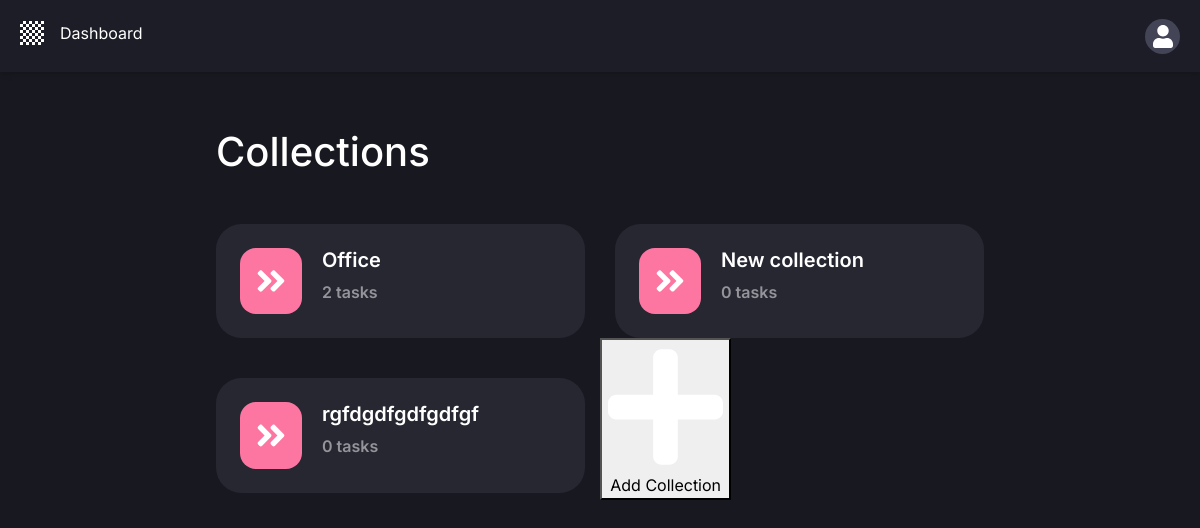
The app's page /dashboard/ (signed in), older data.
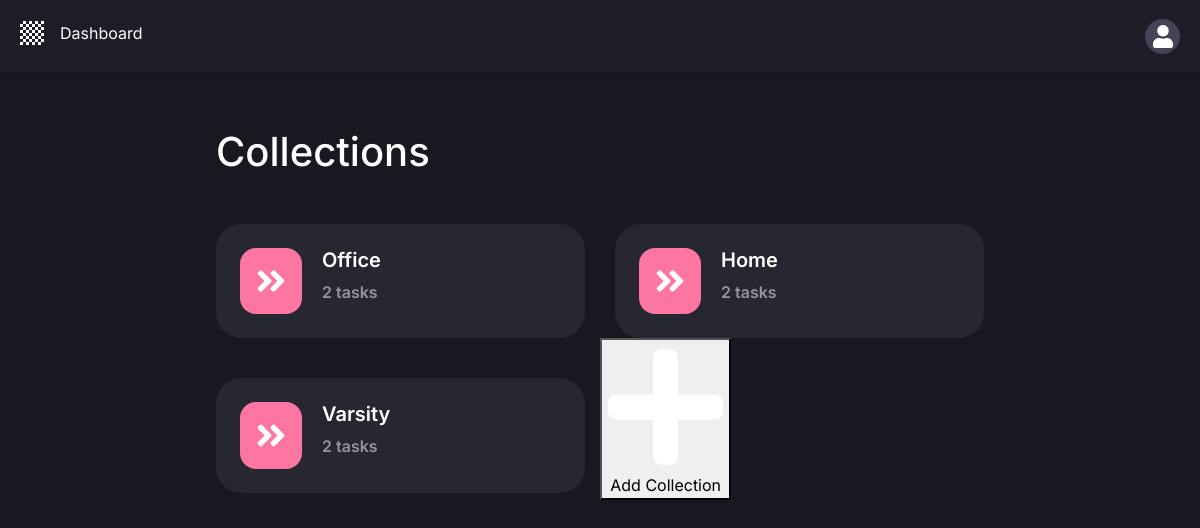
The same page, newer data.
### todolist/models.py (models this page shows, shortened)
class Collection(models.Model):
    user = models.ForeignKey(User, on_delete=models.CASCADE, null=True)
    collection_name = models.TextField(null=True)

### todolist/views.py (the view)
# urls.py: path('dashboard/', views.dashboard, name='dashboard'),
def dashboard(request, *args, **kwargs):
    newcollection = CollectionCreationForm()
    if request.method == 'POST':
        newcollection = CollectionCreationForm(request.POST)
        if newcollection.is_valid():
            newcollection.save()
    collections = Collection.objects.filter(user=request.user).all()  # show data only login users
    context = {'collections': collections, 'newcollection': newcollection}
    return render(request, 'dashboard.html', context)

### Templates/dashboard.html (shortened to what this page needs)
{% extends 'dashboard_base.html' %}
{% load static %}
{% block content %}
    <section class="collection">
        <h1>Collections</h1>
        <div class="row">
            {% for collection in collections %}
                <div class="col-6">
                    <div class="collection-item-wrapper">
                        <a href="{% url 'single_collection' collection.id %}" class="collection-item">
                            <div class="collection-item-icon">
                                <img src="{% static 'images/right-arrow.svg' %}"
                                     class="d-inline-block align-top" alt="">
                            </div>
                            <div class="collection-item-content">
                                <h2>{{ collection.collection_name }}</h2>
                                <p>{{ collection.task_set.all.count }} tasks</p>
                            </div>
                        </a>
                    </div>
                </div>
            {% endfor %}
            <button class="add-collection" data-toggle="modal" data-target="#collectionCreateModal">
                <img src="{% static 'images/plus.svg' %}"
                     class="d-inline-block align-top" alt="">
                <span>Add Collection</span>
            </button>
        </div>
    </section>
{% endblock %}

### Templates/dashboard_base.html (shortened to what this page needs)
<!doctype html>
<html lang="en">
{% load static %}
<head>
    <link rel="stylesheet" href="https://maxcdn.bootstrapcdn.com/bootstrap/4.0.0/css/bootstrap.min.css"
>
    <link rel="stylesheet" href="{% static '/css/main.css' %}">
</head>
<body>
<header>
    <nav class="navbar dsshboard_nav">
        <div class="nav-left-menu">
            <a class="navbar-brand" href="{% url 'home' %}">
                <img src="{% static 'images/dashboard_logo.svg' %}"
                     class="d-inline-block align-top" alt="">
            </a>
            <a href="#" class="features">Dashboard</a>
        </div>
        <div class="nav-right-menu" onclick="infoFunction()">
            <a href="#" class="nav-right-icon-wrapper">
                <img src="{% static 'images/user.svg' %}"
                     class="d-inline-block align-top" alt="">
            </a>
        </div>
    </nav>
</header>
{% block content %}
{% endblock %}
</body>
</html>

### static/css/main.css (style rules this page uses)
body { background: #181820; font-family: 'Inter', sans-serif; line-height: 1.5; width: 100%; overflow-x: hidden; color: white; }
.navbar { padding: 40px 0px; align-items: center !important; }
.navbar a { text-decoration: none; color: white; }
.navbar .nav-left-menu { display: flex; }
.navbar .nav-left-menu .features { margin-left: 40px; padding: 16px; font-size: 16px; border-bottom: 2px solid #181820; }
header { position: relative; }
.dsshboard_nav { background: #1D1D27; padding: 0 20px; box-shadow: 0 4px 6px -1px rgba(0, 0, 0, 0.1), 0 2px 4px -1px rgba(0, 0, 0, 0.06); margin-bottom: 56px; }
.dsshboard_nav .nav-left-menu { align-items: center; padding: 16px 0; }
.dsshboard_nav .nav-left-menu .navbar-brand img { width: 24px; height: 24px; }
.dsshboard_nav .nav-left-menu .features { margin-left: 0; padding: 0; padding-bottom: 6px; border-bottom: 0; }
.dsshboard_nav .nav-right-menu .nav-right-icon-wrapper { width: 35px; height: 35px; border-radius: 50%; background: #444457; display: flex; align-items: inherit; justify-content: center; }
.dsshboard_nav .nav-right-menu .nav-right-icon-wrapper img { width: 20px; }
.collection { margin: auto; max-width: 768px; }
.collection .collection-item-wrapper { margin-top: 40px; }
.collection .collection-item-wrapper .collection-item { background: #272732; display: flex; align-items: flex-start; border-radius: 25.5px; padding: 24px; text-decoration: none; }
.collection .collection-item-wrapper .collection-item .collection-item-icon { padding: 16px; border-radius: 16px; background: #FC76A1; display: flex; margin-right: 20px; }
.collection .collection-item-wrapper .collection-item .collection-item-icon img { width: 30px; }
.collection .collection-item-wrapper .collection-item .collection-item-content h2 { font-size: 20px; font-weight: 600; color: white; }
.collection .collection-item-wrapper .collection-item .collection-item-content p { font-size: 16px; color: #94949A; font-weight: 600; margin-bottom: 0; }

Row changes from the older to the newer data that the page shows:
removed Collection: collection_name "New collection", task_set.all.count "0"
removed Collection: collection_name "rgfdgdfgdfgdfgf", task_set.all.count "0"
added Collection: collection_name "Home", task_set.all.count "2"
added Collection: collection_name "Varsity", task_set.all.count "2"
